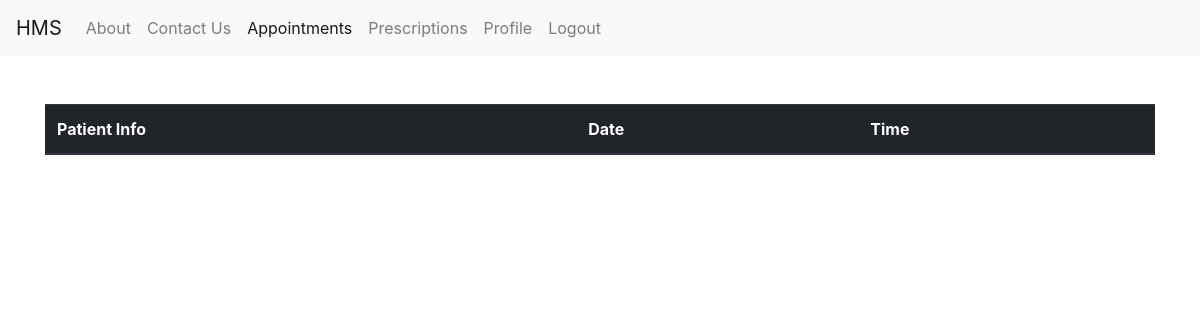
The page /appointments/ (signed in) on the database as committed earlier.
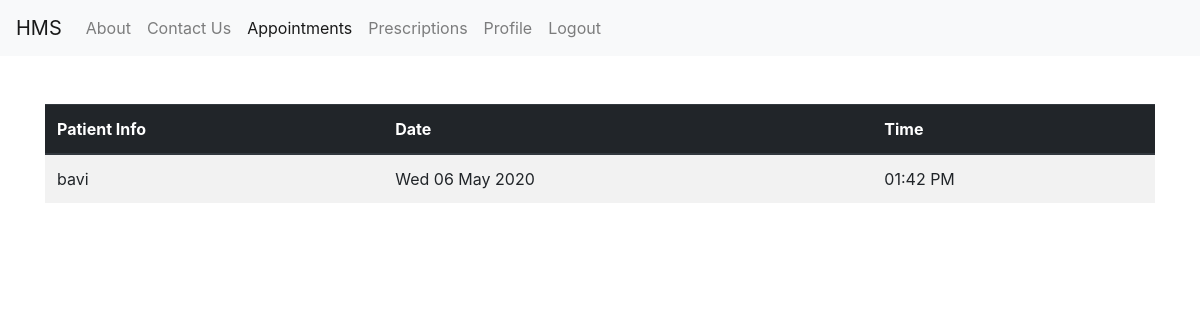
The same page on the database as committed later.
### appointments/models.py (models this page shows, shortened)
class Appointments(models.Model):
    patient = models.ForeignKey(Patient, on_delete=models.CASCADE)
    doctor = models.ForeignKey(Doctor, on_delete=models.CASCADE)
    receptionist = models.ForeignKey(Receptionist, on_delete=models.CASCADE)
    date = models.DateTimeField()
    choices = [("pending", "pending"), ("completed", "completed")]
    status = models.CharField(
        choices=choices, max_length=256, default="pending")

### patient/models.py (models this page shows)
class Patient(models.Model):
    person = models.OneToOneField(Person, on_delete=models.CASCADE)
    phone = models.CharField(max_length=10, default=None)
    gender = models.CharField(max_length=10, default=None)
    age = models.IntegerField(default=None)
    address = models.CharField(max_length=256, default=None)
    def __str__(self):
        return self.person.user.username

### hms/models.py (models this page shows, shortened)
class Person(models.Model):
    user = models.OneToOneField(
        User, on_delete=models.CASCADE, primary_key=True)
    type = models.IntegerField(default=None)

### appointments/views.py (the view, shortened to what this page needs)
# urls.py: path('', views.appointment, name='appointment'),
def appointment(request):
    person = Person.objects.get(user=User.objects.get(username=request.user))
    if person.type == 1:
        appointments = Appointments.objects.filter(
            patient=Patient.objects.filter(person=person)[0]).order_by('date')
        return render(request, 'appointments.html', {'appointments': appointments, 'person': person})
    elif person.type == 0:
        appointments = Appointments.objects.filter(
            doctor=Doctor.objects.filter(person=person)[0]).order_by('date')
        return render(request, 'appointments.html', {'appointments': appointments, 'person': person})

### templates/appointments.html (shortened to what this page needs)
{% extends 'base.html' %}
{% block content %}
<nav class="navbar navbar-expand-lg navbar-light bg-light">
    <a class="navbar-brand" href="#">HMS</a>
    <div class="collapse navbar-collapse" id="navbarNav">
        <ul class="navbar-nav">
            {% if user.is_authenticated %}
            <li class="nav-item">
                <a class="nav-link" href="{%url 'about'%}">About</a>
            </li>
            <li class="nav-item">
                <a class="nav-link" href="{%url 'contact'%}">Contact Us</a>
            </li>
            {% if person.type == 1%}
            <li class="nav-item active">
                <a class="nav-link" href="{%url 'appointment'%}">Appointments</a>
            </li>
            <li class="nav-item">
                <a class="nav-link" href="#">Invoice & Payments</a>
            </li>
            <li class="nav-item ">
                <a class="nav-link" href="{%url 'profile' %}">Profile</a>
            </li>
            <li class="nav-item">
                <a class="nav-link" href="{%url 'history'%}">Medical History</a>
            </li>
            {% else %}
            <li class="nav-item active">
                <a class="nav-link" href="{%url 'appointment'%}">Appointments</a>
            </li>
            <li class="nav-item">
                <a class="nav-link" href="{%url 'prescription'%}">Prescriptions</a>
            </li>
            <li class="nav-item">
                <a class="nav-link" href="{%url 'profile' %}">Profile</a>
            </li>
            {% endif %}
            <li class="nav-item mr-3">
                <a href="javascript:{document.getElementById('logout').submit()}" class="nav-link"> Logout</a>
            </li>
            {% endif %}
        </ul>
    </div>
</nav>
<div class="container">
    <table class=" mt-5 table table-striped table-condensed">
        {%if person.type == 1 %}
        <thead class="thead-dark">
            <tr>
                <th scope="col">Consulted Doctor</th>
                <th scope="col">Date</th>
                <th scope="col">Time</th>
                <th scope="col">Status</th>
            </tr>
        </thead>
        <tbody>
            {% for i in appointments %}
            <tr>
                <td>{{i.doctor}}</td>
                <td>{{ i.date|date:"D d M Y" }}</td>
                <td>{{ i.date|time:"h:i A" }}</td>
                <td>{{i.status}}</td>
            </tr>
            {% endfor %}
        </tbody>
        {% else %}
        <thead class="thead-dark">
            <tr>
                <th scope="col">Patient Info</th>
                <th scope="col">Date</th>
                <th scope="col">Time</th>
            </tr>
        </thead>
        <tbody>
            {% for i in appointments %}
            <tr>
                <td>{{i.patient}}</td>
                <td>{{ i.date|date:"D d M Y" }}</td>
                <td>{{ i.date|time:"h:i A" }}</td>
            </tr>
            {% endfor %}
        </tbody>
        {% endif %}
    </table>
</div>
{% endblock %}

### templates/base.html (shortened to what this page needs)
{% load static %}
<!DOCTYPE html>
<html lang="en">
<head>
    {% load static %}
    <link rel="stylesheet" href="https://stackpath.bootstrapcdn.com/bootstrap/4.5.0/css/bootstrap.min.css"
>
    <link rel="stylesheet" href="{% static 'css/bootstrap.css' %}">
</head>
<body>
    {% block content %}
    {% endblock %}
</body>
</html>

Rows that differ between the two databases and show on the page:
added Appointments: patient "bavi", date "Wed 06 May 2020", date "01:42 PM"
